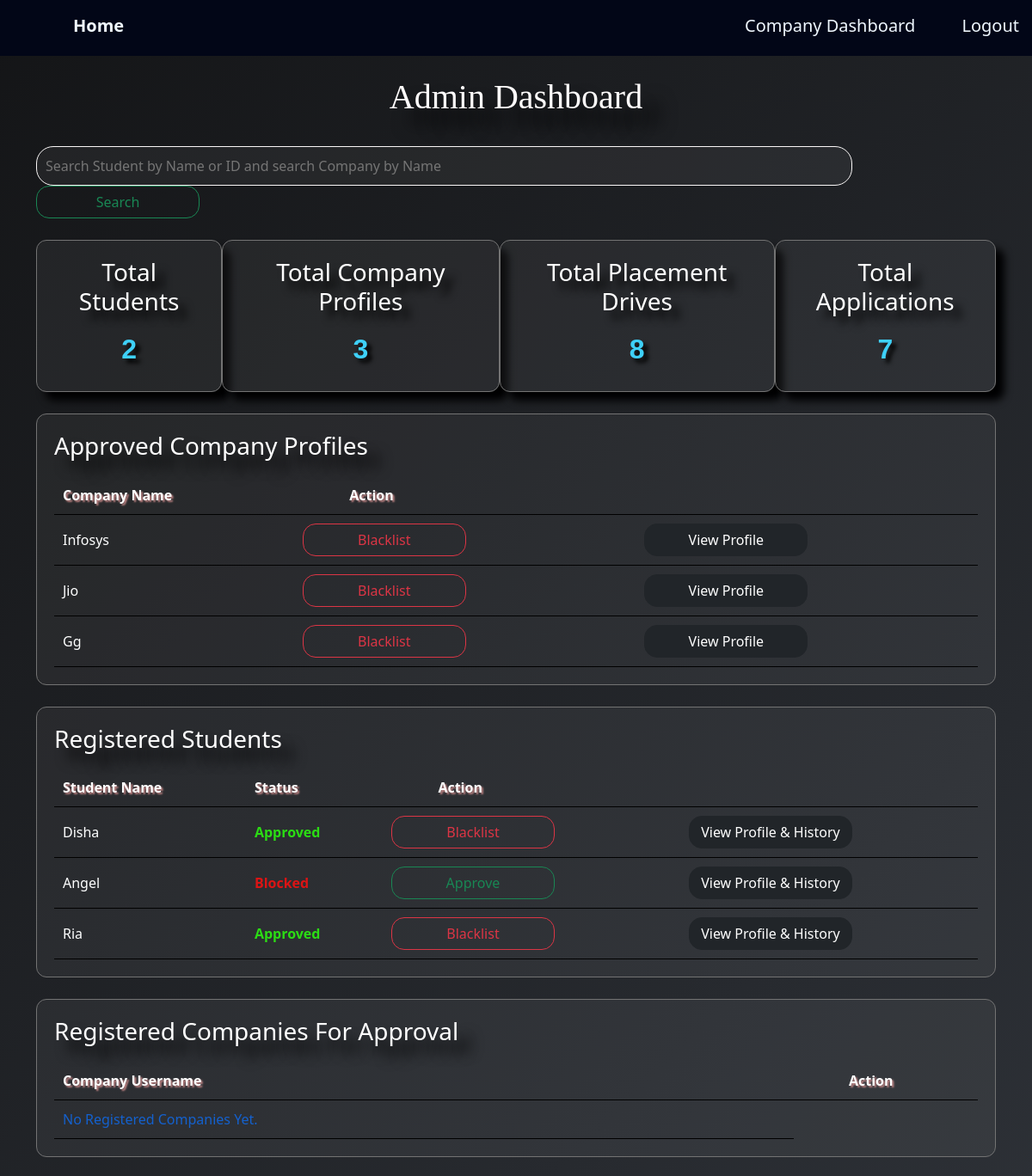
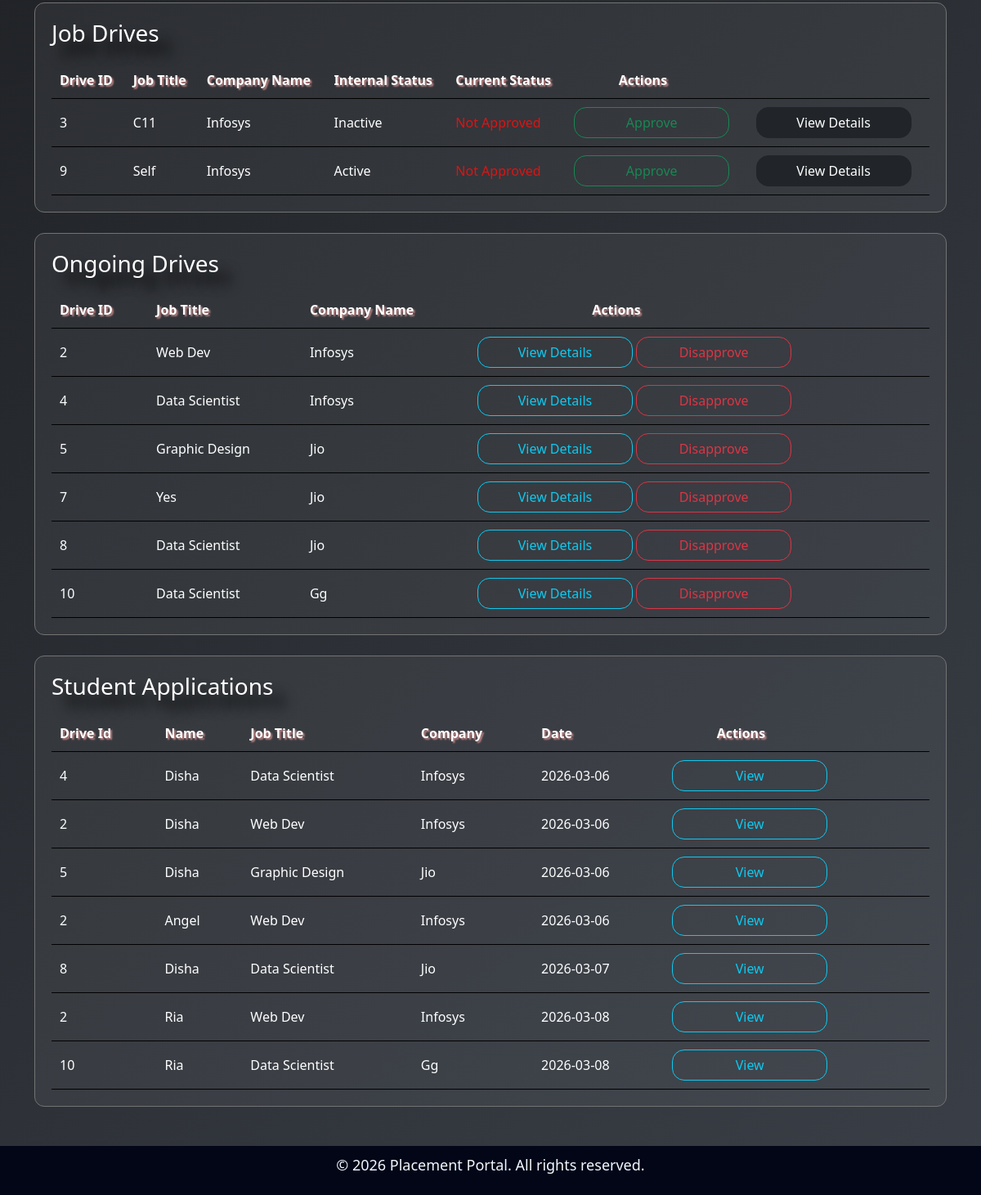
Page /admindash (signed in) on the earlier database version (2 pictures, top to bottom).
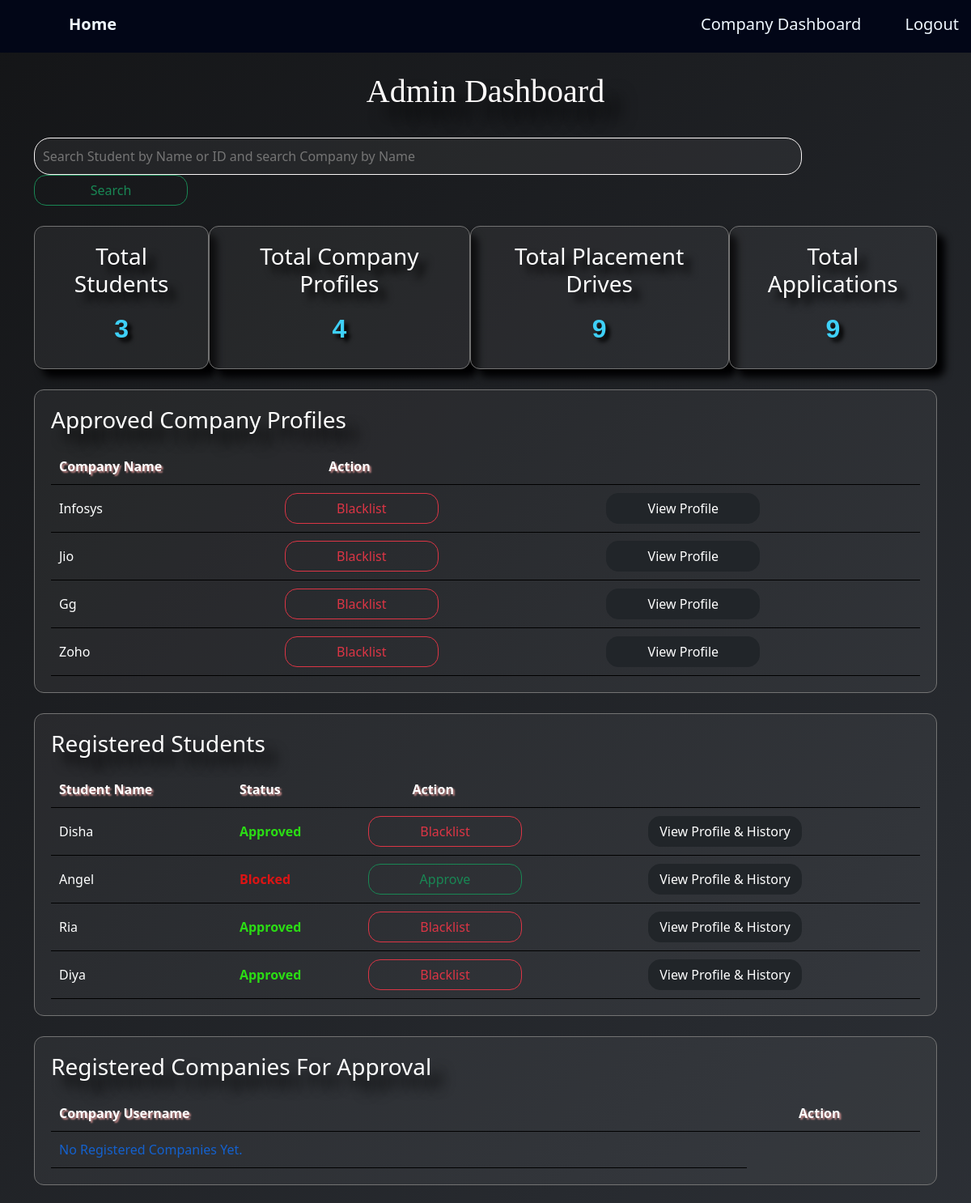
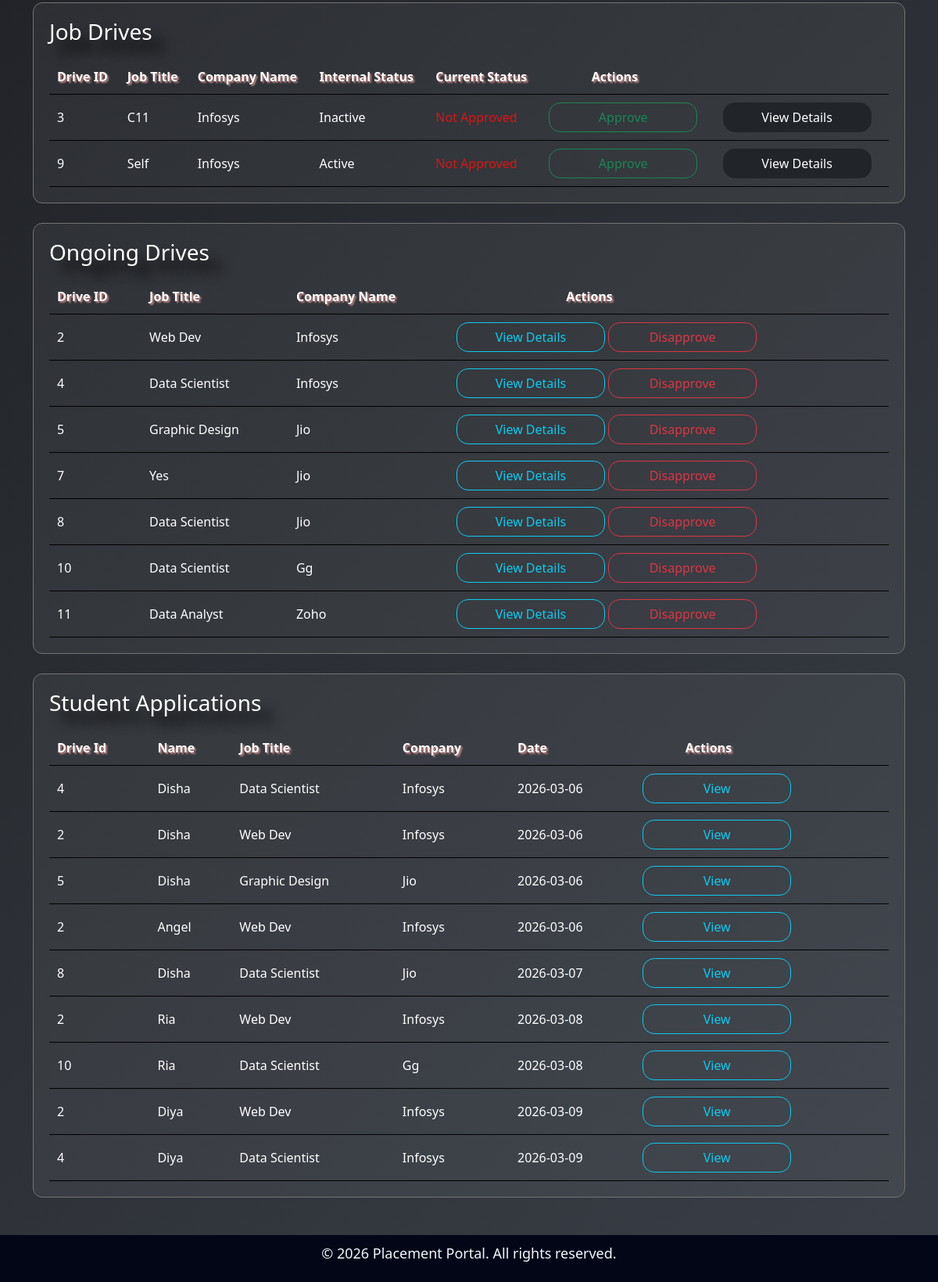
Same page on the later database version (2 pictures, top to bottom).
### application/models.py (models this page shows)
class Companyprofile(db.Model):
    id = db.Column(db.Integer, primary_key=True)
    user_id = db.Column(db.Integer, db.ForeignKey('user.id'), unique=True, nullable=False)
    company_name = db.Column(db.String(150), nullable=False)
    hr_contact = db.Column(db.String(150), nullable=False)
    website = db.Column(db.String(150), nullable=False)
    location = db.Column(db.String(150), nullable=False)
    user = db.relationship('User', back_populates='company_profile')
    drives = db.relationship('Placementdrive', back_populates='company',cascade="all, delete")

class Studentprofile(db.Model):
    id = db.Column(db.Integer, primary_key=True)
    user_id = db.Column(db.Integer, db.ForeignKey('user.id'), unique=True, nullable=False)
    student_name = db.Column(db.String(50), nullable=False)
    department = db.Column(db.String(150), nullable=False)
    cgpa = db.Column(db.Float, nullable=False)
    resume = db.Column(db.String(500))
    user = db.relationship('User', back_populates='student_profile')
    applications = db.relationship('Application', back_populates='student',cascade="all, delete")

class Placementdrive(db.Model):
    id = db.Column(db.Integer, primary_key=True)
    company_id = db.Column(db.Integer, db.ForeignKey('companyprofile.id'), nullable=False)
    job_title = db.Column(db.String(150), nullable=False)
    job_description = db.Column(db.Text(500), nullable=False)
    salary= db.Column(db.String(50), nullable=False)
    is_approved = db.Column(db.Boolean, default=False)
    is_closed = db.Column(db.Boolean, default=False)
    company = db.relationship('Companyprofile', back_populates='drives')
    applications = db.relationship('Application', back_populates='drive',cascade="all, delete")

class Application(db.Model):
    id = db.Column(db.Integer, primary_key=True)
    student_id = db.Column(db.Integer, db.ForeignKey('studentprofile.id'), nullable=False)
    drive_id = db.Column(db.Integer, db.ForeignKey('placementdrive.id'), nullable=False)
    application_date = db.Column(db.DateTime, default=datetime.utcnow)
    status = db.Column(db.String(50), default='Applied')  #Applied/Shortlist/ Selectad/Reject
    student = db.relationship('Studentprofile', back_populates='applications')
    drive = db.relationship('Placementdrive', back_populates='applications')

### application/controllers.py (the view, shortened to what this page needs)
@app.route('/admindash',methods=['GET','POST'])
def admindash():
   if 'user_id' not in session:
      return redirect(url_for('login'))
   registered_companies = Companyprofile.query.join(User).filter(User.is_approved==True).all()
   registered_students = Studentprofile.query.join(User).all()
   approval_companies = User.query.filter_by(role='company', is_approved=False).all()
   job_drives = Placementdrive.query.filter_by(is_approved=False).all()
   ongoing_drives = Placementdrive.query.filter_by(is_approved=True).all()
   apps = Application.query.all()
   total_students = Studentprofile.query.join(User).filter(User.is_approved==True).count()
   total_companies = Companyprofile.query.join(User).filter(User.is_approved==True).count()
   total_drives = Placementdrive.query.count()
   total_apps = Application.query.count()
   search = request.args.get('search')
   return render_template('admindash.html',
                          registered_companies=registered_companies,
                          registered_students=registered_students,
                          approval_companies=approval_companies,
                          job_drives=job_drives,
                          ongoing_drives=ongoing_drives,
                          apps=apps,
                          total_students=total_students,
                          total_companies=total_companies,
                          total_drives=total_drives,
                          total_apps=total_apps)

### templates/admindash.html (shortened to what this page needs)
{% extends "base.html" %}
{% block content %}
<div  class="container">
  <h1>Admin Dashboard</h1>
  <div>
    <form method="GET" action="{{url_for('admindash')}}">
      <input class="bar" type="text" name="search" placeholder="Search Student by Name or ID and search Company by Name">
      <button class="btn btn-outline-success">Search</button>
  </form>
  </div>
  <div style="display:flex;">
    <div class="s-card">
      <h3>Total Students</h3>
      <p>{{ total_students }}</p>
</div>
<div class="s-card">
  <h3>Total Company Profiles</h3>
  <p>{{ total_companies }}</p>
</div>
<div class="s-card">
  <h3>Total Placement Drives</h3>
  <p>{{ total_drives }}</p>
</div>
<div class="s-card">
  <h3>Total Applications</h3>
  <p>{{ total_apps }}</p>
</div>
  </div>
   <div class="card">
    <h3>Approved Company Profiles</h3>
      <table>
  <thead>
    <tr>
        <th>Company Name</th>
        <th style="padding-left: 6%;">Action</th>
        <th></th>
    </tr>
  </thead>
  <tbody>
    {% if registered_companies %}
      {% for company in registered_companies %}
    <tr>
      <td>{{company.company_name}}</td>
      <td><a href="{{url_for('company_blacklist', company_id=company.user_id)}}" class="btn btn-outline-danger">Blacklist</a></td>
      <td>
        <a href="{{url_for('whole_company_profile', company_id=company.id)}}" class="btn btn-dark">view Profile</a>
      </td>
    </tr>
   {% endfor %}
    {% else %}
  <tr>
   <td style="color:#1461ce;">No Approved companies yet.</td>
   </tr>
  {% endif %}
  </tbody>
</table>
   </div>
    <div class="card">
      <h3>Registered Students</h3>
      <table>
  <thead>
    <th>Student Name</th>
    <th>Status</th>
    <th style="padding-left: 6%;">Action</th>
    <th></th>
  </thead>
  <tbody>
  {% if registered_students %}
      {% for student in registered_students %}
    <tr>
      <td>{{student.student_name}}</td>
      <td>
        {% if student.user.is_approved == True %}
          <span style="color: rgb(43, 220, 20); font-weight: bold;">Approved</span>
        {% else %}
          <span style="color: rgb(220, 20, 20); font-weight: bold;">Blocked</span>
        {% endif %}
        </td>
      <td>
      {% if student.user.is_approved == True %}
        <a href="{{url_for('student_blacklist', student_id=student.user.id)}}" class="btn btn-outline-danger">Blacklist</a>
      {% else %}
        <a href="{{url_for('student_approve', student_id=student.user.id)}}" class="btn btn-outline-success">Approve</a>
      {% endif %}
      </td>
      <td>
        <a href="{{url_for('whole_student_profile', student_id=student.id)}}" class="btn btn-dark">view Profile & History</a>
      </td>
   </tr>
   {% endfor %}
    {% else %}
  <tr>
   <td style="color:#1461ce;">No registered students yet.</td>
   </tr>
  {% endif %}
  </tbody>
</table>
   </div>
   <div class="card">
    <h3>Registered Companies For Approval</h3>
      <table>
  <thead>
    <th>Company Username</th>
    <th style="padding-left: 6%;">Action</th>
  </thead>
  <tbody>
  {% if approval_companies %}
    {% for approval in approval_companies %}
    <tr>
      <td>{{approval.username}}</td>
      <td><a href="{{url_for('company_approve', company_id=approval.id)}}" class="btn btn-outline-success">Approve</a></td>
   </tr>
 {% endfor %}
    {% else %}
  <tr>
   <td style="color:#1461ce;">No registered companies yet.</td>
   </tr>
  {% endif %}
  </tbody>
</table>
   </div>
      <div class="card">
    <h3>Job Drives</h3>
      <table>
  <thead>
    <tr>
      <th>Drive ID</th>
      <th>Job Title</th>
      <th>Company Name</th>
      <th>Internal Status</th>
      <th>Current Status</th>
      <th style="padding-left: 6%;">Actions</th>
      <th></th>
    </tr>
  </thead>
  <tbody>
  {% if job_drives %}
    {% for job in job_drives %}
    <tr>
      <td>{{job.id}}</td>
      <td>{{job.job_title}}</td>
      <td>{{job.company.company_name}}</td>
      <td>
        {% if job.is_closed == True %}
            <span>Inactive</span>
        {% else %}
            <span>Active</span>
        {% endif %}
      </td>
      <td>
        <span style="color: rgb(220, 20, 20);">Not Approved</span>
      </td>
      <td>
        <a href="{{url_for('drive_approve', drive_id=job.id)}}" class="btn btn-outline-success">Approve</a>
      </td>
      <td>
        <a href="{{url_for('admin_view_com', drive_id=job.id)}}" class="btn btn-dark">view details</a>
      </td>
    </tr>
 {% endfor %}
    {% else %}
  <tr>
   <td style="color:#1461ce;">No Pending Drives.</td>
   </tr>
  {% endif %}
  </tbody>
</table>
   </div>
   <div class="card">
    <h3>Ongoing Drives</h3>
      <table>
  <thead>
    <tr>
      <th>Drive ID</th>
      <th>Job Title</th>
      <th>Company Name</th>
      <th style="padding-left: 14%;">Actions</th>
    </tr>
  </thead>
  <tbody>
  {% if ongoing_drives %}
    {% for job in ongoing_drives %}
    <tr>
      <td>{{job.id}}</td>
      <td>{{job.job_title}}</td>
      <td>{{job.company.company_name}}</td>
      <td><a href="{{url_for('admin_view_com', drive_id=job.id)}}" class="btn btn-outline-info">view details</a>
          <a href="{{url_for('drive_disapprove', drive_id=job.id)}}" class="btn btn-outline-danger">Disapprove</a>
    </tr>
 {% endfor %}
    {% else %}
  <tr>
   <td style="color:#1461ce;">No Approved Drives.</td>
   </tr>
  {% endif %}
  </tbody>
</table>
   </div>
   <div class="card">
    <h3>Student Applications</h3>
      <table>
  <thead>
    <tr>
      <th>Drive Id</th>
      <th>Name</th>
      <th>Job Title</th>
      <th>company</th>
      <th>Date</th>
      <th style="padding-left: 6%;">Actions</th>
    </tr>
  </thead>
  <tbody>
    {% if apps %}
      {% for app in apps %}
    <tr>
      <td>{{app.drive_id}}</td>
      <td>{{app.student.student_name}}</td>
      <td>{{app.drive.job_title}}</td>
      <td>{{app.drive.company.company_name}}</td>
      <td>{{app.application_date.date()}}</td>
      <td><a href="{{url_for('admin_mainpageview_student', app_id=app.id)}}" class="btn btn-outline-info">View</a></td>
    </tr>
 {% endfor %}
    {% else %}
  <tr>
   <td style="color:#1461ce;">No Applications yet.</td>
   </tr>
  {% endif %}
  </tbody>
</table>
   </div>
</div>
{% endblock %}

### templates/base.html (shortened to what this page needs)
<!DOCTYPE html>
<html lang="en">
<head>
   <link rel="stylesheet" href="{{ url_for('static', filename='style.css') }}">
   <link href="https://cdn.jsdelivr.net/npm/bootstrap@5.3.7/dist/css/bootstrap.min.css" rel="stylesheet">
</head>
<body>
   <div>
      <nav>
         <div><a href="/"><h5>Home</h5></a></div>
         <div class="nav-right">
    {% if session.get("role") == "admin" %}
        <a href="/admindash">Admin Dashboard</a>
        <a href="/logout">Logout</a>
    {% elif session.get("role") == "student" %}
        <a href="/studentdash">Student Dashboard</a>
        <a href="{{url_for('student_history')}}">History</a>
        <a href="/logout">Logout</a>
    {% elif session.get("role") == "company" %}
        <a href="/companydash">Company Dashboard</a>
        <a href="/logout">Logout</a>
    {% else %}
        <a href="/login">Login</a>
        <a href="/registeration">Register</a>
    {% endif %}
         </div>
      </nav>
   </div>
      <br>
      {% block content %}
      {% endblock %}
   <div>
      <br><br>
      <footer>
         <p>&copy; 2026 Placement Portal. All rights reserved.</p>
      </footer>
   </div>
</body>
</html>

### static/style.css (style rules this page uses)
* { box-sizing: border-box; margin: 0; font-family: Playfair Display, 10px; }

### templates/base.html (style rules this page uses)
body { background: linear-gradient(135deg, #232428, #3a3f47); color: #fcfcfc; }
nav { display: flex; background-color: #020617; padding: 15px; }
nav h5 { color: aliceblue; display: inline-block; font-size: 20px; margin-left: 20px; font-weight: bold; }
.nav-right { margin-left: auto; }
nav a { color: aliceblue; text-decoration: none; font-size: 20px; margin-left: 50px; }
footer { background-color: #020617; color:aliceblue; font-size: large; text-align: center; padding: 10px; height: 60px; width: 100%; }

### templates/admindash.html (style rules this page uses)
body { margin: 0; background: linear-gradient(135deg, #141517, #3a3f47); color: #e2e8f0; }
.container { width: 95%; margin: auto; }
.card { background:rgba(255,255,255,0.05); border: 1px solid #737373; border-radius: 12px; padding: 20px; margin-top: 25px; }
h1 { text-align: center; color: #fffcfc; text-shadow: 20px 20px 20px#000102 ; font-family: Georgia, 'Times New Roman', Times, serif; }
h3 { color: #ffffff; text-shadow: 15px 15px 15px #000000; }
table { width: 100%; margin-top: 10px; }
th,td { padding: 10px; text-align: left; text-transform: capitalize; border-bottom: 1px solid #000000; color:#feffff }
th { color: #ffffff; text-shadow: 2px 2px 2px #c18585; }
button { width: 190px; }
.bar { background:rgba(255,255,255,0.05); border: 1px solid #f9f6f6; color: #e2e8f0; border-radius: 20px; padding: 10px; margin-top: 25px; width: 85%; }
.btn { width: 190px; border-radius: 15px; }
.s-card { background:rgba(255,255,255,0.05); border: 1px solid #737373; border-radius: 12px; padding: 20px; margin-top: 25px; margin-left: auto; text-align: center; color: #f9f6f6; box-shadow: 10px 10px 10px#000102; }
.s-card h3 { text-shadow: 10px 10px 10px #000000; }
.s-card p { text-shadow: 5px 5px 5px #000000; margin-top: 15px; margin-bottom: 5px; color: #3ed0f8; font-size:xx-large; font-weight: bold; font-family: 'Trebuchet MS', 'Lucida Sans Unicode', 'Lucida Grande', 'Lucida Sans', Arial, sans-serif; }

Differences in the rows shown:
added Companyprofile: company_name "Zoho"
added Studentprofile: student_name "Diya", shows "Approved"
added Placementdrive: id "11", job_title "Data Analyst", company.company_name "Zoho", shown under "Ongoing Drives"
added Application: drive_id "2", student.student_name "Diya", drive.job_title "Web Dev", drive.company.company_name "Infosys", application_date "2026-03-09"
added Application: drive_id "4", student.student_name "Diya", drive.job_title "Data Scientist", drive.company.company_name "Infosys", application_date "2026-03-09"
Other differences:
{{ total_students }}: "2" → "3"
{{ total_companies }}: "3" → "4"
{{ total_drives }}: "8" → "9"
{{ total_apps }}: "7" → "9"
